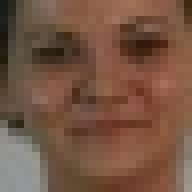
#> input picture haar_1/haar_1/Mici_1/face2.JPG, 24 x 24 px, found by its file name (shown 8 times larger); its folder holds only this picture in this run
$ jupyter execute --allow-errors Colocviu_2025.ipynb
#> lines starting #> are read from the running program, lines starting #| are printed output that depends on the picture; long printed decimals are rounded
[cell 1]
import numpy as np
from skimage import io, color
import matplotlib.pyplot as plt
import matplotlib.pyplot as plt
import os
from skimage.transform.integral import integral_image

[cell 2]
# functia care calculeaza imaginea integrala
def img_integrala(img, variant):
    L,C = np.shape(img)
    img_out = np.zeros((L,C))
    if variant == 1:
        img_out = np.cumsum(np.cumsum(img,axis=1), axis=0)
        return img_out
    elif variant == 2:
        for i in range(0,L):
            for j in range(0,C):
                if i==0 and j==0:
                    img_out[i,j] = img[i,j]
                elif i==0 and j!=0:
                    img_out[i,j] = img[i,j] + img_out[i,j-1]
                elif i!=0 and j==0:
                    img_out[i,j] = img[i,j] + img_out[i-1,j]
                elif i!=0 and j!=0:
                    img_out[i,j] = img[i,j] + img_out[i,j-1] + img_out[i-1,j] - img_out[i-1,j-1]
        return img_out

[cell 3]
#calcul dreptunghi din img_integ (suma de pixeli din orice dreptunghi din img initiala)
def suma_dreptunghi(poz_i, poz_j, h_fer, w_fer, img_integrala):
    A=0
    B=0
    C=0
    D=0
    if poz_i==0 and poz_j==0:
        D = img_integrala[poz_i+h_fer-1, poz_j+w_fer-1]
    elif poz_i==0 and poz_j!=0:
        C = img_integrala[poz_i+h_fer-1, poz_j-1]
        D = img_integrala[poz_i+h_fer-1, poz_j+w_fer-1]
    elif poz_i!=0 and poz_j==0:
        B = img_integrala[poz_i-1,poz_j+w_fer-1]
        D = img_integrala[poz_i+h_fer-1, poz_j+w_fer-1]
    elif poz_i!=0 and poz_j!=0:
        A = img_integrala[poz_i-1,poz_j-1]
        B = img_integrala[poz_i-1,poz_j+w_fer-1]
        C = img_integrala[poz_i+h_fer-1, poz_j-1]
        D = img_integrala[poz_i+h_fer-1, poz_j+w_fer-1]

    sum = A+D-B-C
    return sum

[cell 4]
# Ex 1

[cell 5]
def haar_3V(l,c,h,w,ii):

    # [za1]
    # [zn1]
    # [za2]

    #PARAMETERS: pozitia pixelului din coltul st-sus (l,c), dim dreptunghiului(h,w), img_integ
    # RETURN (zonele negre,zonele albe, catacteristica propriu-zisa)
    zona_alba_1= suma_dreptunghi(l, c, h//3, w, ii)
    zona_neagra_1= suma_dreptunghi(l+h//3, c, h//3, w, ii)
    zona_alba_2= suma_dreptunghi(l+2*h//3, c, h//3, w, ii)
    H_3V= zona_alba_1 + zona_alba_2 - zona_neagra_1

    return(zona_neagra_1,zona_alba_1,zona_alba_2,H_3V)

[cell 6]
def haar_T_intors(l,c,h,w,ii):

    #       [zn2]
    # [za1] [zn1] [za2]

    zona_neagra_1= suma_dreptunghi(l, c, h, w//3, ii)
    zona_neagra_2= suma_dreptunghi(l-h, c, h, w//3, ii)
    zona_alba_1= suma_dreptunghi(l, c-w//3, h, w//3, ii)
    zona_alba_2= suma_dreptunghi(l, c+w//3, h, w//3, ii)
    H_T_intors= zona_alba_1 + zona_alba_2 - zona_neagra_1 - zona_neagra_2

    return(zona_neagra_1,zona_neagra_2,zona_alba_1,zona_alba_2,H_T_intors)

[cell 7]
# Ex 2

[cell 8]
def calc_lista_haar_poze(path_poze):

    poze = os.listdir(path_poze)

    lista_haar_3v = []
    lista_haar_T_intors = []

    for poza in poze:

        #citeste imagine si transforma in gray
        im=io.imread(path_poze+ "/" +poza)
#> im is the input picture: shape (24, 24, 3); mean R, G, B 117.1, 84.7, 66.2
        im = color.rgb2gray(im)
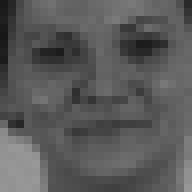
#> im: shape (24, 24) float64 (shown 8 times larger); min 0.0907, max 0.598, mean 0.354

        #calculeaza imaginea integrala pt fiecare poza
        ii=integral_image(im)
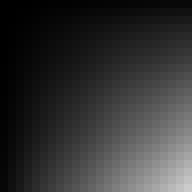
#> ii: shape (24, 24) float64 (shown 8 times larger); min 0.0997, max 203.8, mean 51.4
        h,w = np.shape(im)
#> h = 24; w = 24

        #calculeaza 2 variuante de trasaturi haar
        # zn1,za1,za2,H_3V=haar_3V(0,w//2,6,24,ii)
        # zn1,zn2,za1,za2,H_T_intors=haar_T_intors(0,6,12,12,ii)

        zn1,za1,za2,H_3V=haar_3V(0,w//3,h,w//3,ii)
#> in suma_dreptunghi, `C = img_integrala[poz_i+h_fer-1, poz_j-1]`: C = 17.65
#> in suma_dreptunghi, `D = img_integrala[poz_i+h_fer-1, poz_j+w_fer-1]`: D = 40.64
#> in suma_dreptunghi, `sum = A+D-B-C`: sum = 22.99
#> in haar_3V, `zona_neagra_1= suma_dreptunghi(l+h//3, c, h//3, w, ii)`: zona_neagra_1 = 21.06
#> in haar_3V, `zona_alba_2= suma_dreptunghi(l+2*h//3, c, h//3, w, ii)`: zona_alba_2 = 21.38
#> in haar_3V, `H_3V= zona_alba_1 + zona_alba_2 - zona_neagra_1`: H_3V = 23.31
#> zn1 = 21.06; za1 = 22.99; za2 = 21.38; H_3V = 23.31
        zn1,zn2,za1,za2,H_T_intors=haar_T_intors(2*h//3,w//3,h//3,w,ii)
#> in haar_T_intors, `zona_neagra_1= suma_dreptunghi(l, c, h, w//3, ii)`: zona_neagra_1 = 21.38
#> in haar_T_intors, `zona_neagra_2= suma_dreptunghi(l-h, c, h, w//3, ii)`: zona_neagra_2 = 21.06
#> in haar_T_intors, `zona_alba_1= suma_dreptunghi(l, c-w//3, h, w//3, ii)`: zona_alba_1 = 30.43
#> in haar_T_intors, `zona_alba_2= suma_dreptunghi(l, c+w//3, h, w//3, ii)`: zona_alba_2 = 24.62
#> in haar_T_intors, `H_T_intors= zona_alba_1 + zona_alba_2 - zona_neagra_1 - zona_neagra_2`: H_T_intors = 12.61
#> zn1 = 21.38; zn2 = 21.06; za1 = 30.43; za2 = 24.62; H_T_intors = 12.61

        #adauga in lista valoarea trasaturii pt fiec poza
        lista_haar_3v.append(H_3V)
        lista_haar_T_intors.append(H_T_intors)

    lista_haar_3v_array=np.asarray(lista_haar_3v)
#> lista_haar_3v_array = [23.31]
    lista_haar_T_intors_array=np.asarray(lista_haar_T_intors)
#> lista_haar_T_intors_array = [12.61]

    return lista_haar_3v_array, lista_haar_T_intors_array

[cell 9]
path_poze = r"C:\Users\maria\Documents\GitHub\Labs-IVOM\haar_1\haar_1\Mici_1"
poze = os.listdir(path_poze)
print(poze)

lista_haar_3v_array, lista_haar_T_intors_array = calc_lista_haar_poze(path_poze)
#> lista_haar_3v_array = [23.31]; lista_haar_T_intors_array = [12.61]
print(lista_haar_3v_array)
#| [23.306]
print(lista_haar_T_intors_array)
#| [12.612]

print(np.shape(lista_haar_3v_array))
#| (1,)
print(np.shape(lista_haar_T_intors_array))
#| (1,)

# creeaza a doua axa pentru figura
nr_imagini = 16
y = np.zeros(nr_imagini)

#ploteaza intr-o figura valorile haar pt fete cu verde si non-fete cu rosu
plt.figure()
#> (the rest of this cell did not finish here and is left out)

[cell 10]
# Ex 3

[cell 11]
#functie pentru caluclul performnatei tp,tn,fp,fn
def performanta(predictie_haar, ref):

    nr_imagini_nonfete = 9
    nr_imagini_fete = 7
    #Parameters : etichete_referinta, trasaturi_haar, nr_poze
    tp= np.logical_and(predictie_haar==1, ref==1).sum()/nr_imagini_fete
    fn= np.logical_and(predictie_haar==0, ref==1).sum()/nr_imagini_fete
    tn= np.logical_and(predictie_haar==0, ref==0).sum()/nr_imagini_nonfete
    fp= np.logical_and(predictie_haar==1, ref==0).sum()/nr_imagini_nonfete

    return tp, fn, tn, fp

[cell 12]
# Verificare
a= [[1,5,6,1],[2,4,3,2],[3,1,8,3],[4,9,4,9]]

img_integrala = img_integrala(a,1)
print(img_integrala)

zn1,za1,za2,H_3V=haar_3V(0,2,3,2,img_integrala)
print(zn1,za1,za2,H_3V)

zn1,zn2,za1,za2,H_T_intors=haar_T_intors(2,1,2,3,img_integrala)
print(zn1,zn2,za1,za2,H_T_intors)

[cell 13]
# Ex 3
ref = y
ref[0:7] = 1

prag_bun = np.uint32(np.min(lista_haar_3v_array))
#> prag_bun = 23
tp_max = 0
tn_max = 0

print(np.uint32(np.min(lista_haar_3v_array)))
#| 23
print(np.uint32(np.max(lista_haar_3v_array)))
#| 23

# alegem trasatura haar 3V (cea mai buna)
for prag in range(np.uint32(np.min(lista_haar_3v_array)), np.uint32(np.max(lista_haar_3v_array))):
    pred_haar = (lista_haar_3v_array > prag)
    tp,fn,tn,fp = performanta(pred_haar, ref)

    if tp > tp_max and tn > tn_max:
        tp_max = tp
        tn_max = tn
        prag_bun = prag
#> after the loop, prag_bun = 23; tn_max = 0; tp_max = 0

print("Prag bun: ", prag_bun)
#| Prag bun:  23
print("TP max: ", tp_max)
#| TP max:  0
print("TN max: ", tn_max)
#| TN max:  0

[cell 14]
# pentru haar T intors
#
prag_bun = int(np.floor(np.min(lista_haar_T_intors_array)))
#> prag_bun = 12
print(prag_bun)
#| 12
tp_max = 0.1
tn_max = 0.1

print(int(np.floor(np.min(lista_haar_T_intors_array))))
#| 12
print(int(np.ceil(np.max(lista_haar_T_intors_array))))
#| 13

# alegem trasatura haar 3V
for prag in range(int(np.floor(np.min(lista_haar_T_intors_array))), int(np.ceil(np.max(lista_haar_T_intors_array)))):
    pred_haar = (lista_haar_T_intors_array > prag)
    tp,fn,tn,fp = performanta(pred_haar, ref)

    if tp > tp_max and tn > tn_max:
        tp_max = tp
        tn_max = tn
        prag_bun = prag
#> this loop made 1 pass
#> (pred_haar, tp, fn, tn, fp) on pass 1: ([True], 1, 0, 0, 1)
#> after the loop, prag_bun = 12; tn_max = 0.1; tp_max = 0.1

print("Prag bun: ", prag_bun)
#| Prag bun:  12
print("TP max: ", tp_max)
#| TP max:  0.1
print("TN max: ", tn_max)
#| TN max:  0.1

$ run again, on haar_1/haar_1/Mici_1/face7.jpg
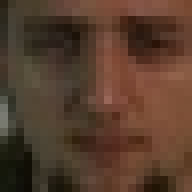
#> input picture haar_1/haar_1/Mici_1/face7.jpg, 24 x 24 px, found by its file name (shown 8 times larger)
#> in calc_lista_haar_poze, im is the input picture: shape (24, 24, 3); mean R, G, B 86.5, 61, 44.9
#> in calc_lista_haar_poze, `im = color.rgb2gray(im)`:
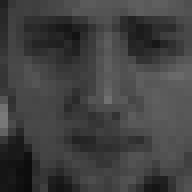
#> im: shape (24, 24) float64 (shown 8 times larger); min 0.0437, max 0.475, mean 0.256
#> in calc_lista_haar_poze, `ii=integral_image(im)`:
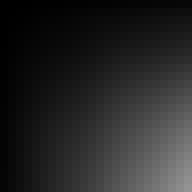
#> ii: shape (24, 24) float64 (shown 8 times larger); min 0.128, max 147.4, mean 38.6
#> in suma_dreptunghi, `C = img_integrala[poz_i+h_fer-1, poz_j-1]`: C = 13.55
#> in suma_dreptunghi, `D = img_integrala[poz_i+h_fer-1, poz_j+w_fer-1]`: D = 30.26
#> sum = 16.71
#> in haar_3V, `zona_neagra_1= suma_dreptunghi(l+h//3, c, h//3, w, ii)`: zona_neagra_1 = 17.69
#> in haar_3V, `zona_alba_2= suma_dreptunghi(l+2*h//3, c, h//3, w, ii)`: zona_alba_2 = 14.88
#> in haar_3V, `H_3V= zona_alba_1 + zona_alba_2 - zona_neagra_1`: H_3V = 13.89
#> in calc_lista_haar_poze, `zn1,za1,za2,H_3V=haar_3V(0,w//3,h,w//3,ii)`: zn1 = 17.69; za1 = 16.71; za2 = 14.88; H_3V = 13.89
#> in haar_T_intors, `zona_neagra_1= suma_dreptunghi(l, c, h, w//3, ii)`: zona_neagra_1 = 14.88
#> zona_neagra_2 = 17.69
#> in haar_T_intors, `zona_alba_1= suma_dreptunghi(l, c-w//3, h, w//3, ii)`: zona_alba_1 = 10.91
#> in haar_T_intors, `zona_alba_2= suma_dreptunghi(l, c+w//3, h, w//3, ii)`: zona_alba_2 = 17.51
#> in haar_T_intors, `H_T_intors= zona_alba_1 + zona_alba_2 - zona_neagra_1 - zona_neagra_2`: H_T_intors = -4.15
#> in calc_lista_haar_poze, `zn1,zn2,za1,za2,H_T_intors=haar_T_intors(2*h//3,w//3,h//3,w,ii)`: zn1 = 14.88; zn2 = 17.69; za1 = 10.91; za2 = 17.51; H_T_intors = -4.15
#> in calc_lista_haar_poze, `lista_haar_3v_array=np.asarray(lista_haar_3v)`: lista_haar_3v_array = [13.89]
#> in calc_lista_haar_poze, `lista_haar_T_intors_array=np.asarray(lista_haar_T_intors)`: lista_haar_T_intors_array = [-4.15]
#> `lista_haar_3v_array, lista_haar_T_intors_array = calc_lista_haar_poze(..`: lista_haar_3v_array = [13.89]; lista_haar_T_intors_array = [-4.15]
#| [13.890]
#| [-4.150]
#| (1,)
#| (1,)
#> `prag_bun = np.uint32(np.min(lista_haar_3v_array))`: prag_bun = 13
#| 13
#| 13
#> after the loop `for prag in range(np.uint32(np.min(lista_haar_3v_array)), np.uint32(np..`: tn_max = 0
#| Prag bun:  13
#| TP max:  0
#| TN max:  0
#> `prag_bun = int(np.floor(np.min(lista_haar_T_intors_array)))`: prag_bun = -5
#| -5
#| -5
#| -4
#> the loop `for prag in range(int(np.floor(np.min(lista_haar_T_intors_array))), in..` made 1 pass
#> (pred_haar, tp, fn, tn, fp) on pass 1: ([True], 1, 0, 0, 1)
#> after the loop `for prag in range(int(np.floor(np.min(lista_haar_T_intors_array))), in..`: tn_max = 0.1
#| Prag bun:  -5
#| TP max:  0.1
#| TN max:  0.1

$ run again, on haar_1/haar_1/Mici_1/false1.jpg
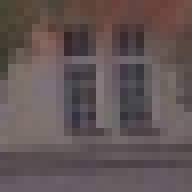
#> input picture haar_1/haar_1/Mici_1/false1.jpg, 24 x 24 px, found by its file name (shown 8 times larger)
#> in calc_lista_haar_poze, im is the input picture: shape (24, 24, 3); mean R, G, B 96.9, 85.5, 84.3
#> in calc_lista_haar_poze, `im = color.rgb2gray(im)`:
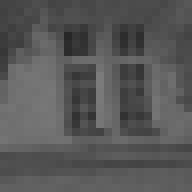
#> im: shape (24, 24) float64 (shown 8 times larger); min 0.156, max 0.483, mean 0.345
#> in suma_dreptunghi, `C = img_integrala[poz_i+h_fer-1, poz_j-1]`: C = 20.2
#> in suma_dreptunghi, `D = img_integrala[poz_i+h_fer-1, poz_j+w_fer-1]`: D = 39.12
#> sum = 18.92
#> in haar_3V, `zona_neagra_1= suma_dreptunghi(l+h//3, c, h//3, w, ii)`: zona_neagra_1 = 21.07
#> in haar_3V, `zona_alba_2= suma_dreptunghi(l+2*h//3, c, h//3, w, ii)`: zona_alba_2 = 22.11
#> in haar_3V, `H_3V= zona_alba_1 + zona_alba_2 - zona_neagra_1`: H_3V = 19.96
#> in calc_lista_haar_poze, `zn1,za1,za2,H_3V=haar_3V(0,w//3,h,w//3,ii)`: zn1 = 21.07; za1 = 18.92; za2 = 22.11; H_3V = 19.96
#> in haar_T_intors, `zona_neagra_1= suma_dreptunghi(l, c, h, w//3, ii)`: zona_neagra_1 = 22.11
#> zona_neagra_2 = 21.07
#> in haar_T_intors, `zona_alba_1= suma_dreptunghi(l, c-w//3, h, w//3, ii)`: zona_alba_1 = 23.62
#> in haar_T_intors, `zona_alba_2= suma_dreptunghi(l, c+w//3, h, w//3, ii)`: zona_alba_2 = 22.05
#> in haar_T_intors, `H_T_intors= zona_alba_1 + zona_alba_2 - zona_neagra_1 - zona_neagra_2`: H_T_intors = 2.48
#> in calc_lista_haar_poze, `zn1,zn2,za1,za2,H_T_intors=haar_T_intors(2*h//3,w//3,h//3,w,ii)`: zn1 = 22.11; zn2 = 21.07; za1 = 23.62; za2 = 22.05; H_T_intors = 2.48
#> in calc_lista_haar_poze, `lista_haar_3v_array=np.asarray(lista_haar_3v)`: lista_haar_3v_array = [19.96]
#> in calc_lista_haar_poze, `lista_haar_T_intors_array=np.asarray(lista_haar_T_intors)`: lista_haar_T_intors_array = [2.48]
#> `lista_haar_3v_array, lista_haar_T_intors_array = calc_lista_haar_poze(..`: lista_haar_3v_array = [19.96]; lista_haar_T_intors_array = [2.48]
#| [19.961]
#| [2.485]
#| (1,)
#| (1,)
#> `prag_bun = np.uint32(np.min(lista_haar_3v_array))`: prag_bun = 19
#| 19
#| 19
#> after the loop `for prag in range(np.uint32(np.min(lista_haar_3v_array)), np.uint32(np..`: tn_max = 0
#| Prag bun:  19
#| TP max:  0
#| TN max:  0
#> `prag_bun = int(np.floor(np.min(lista_haar_T_intors_array)))`: prag_bun = 2
#| 2
#| 2
#| 3
#> the loop `for prag in range(int(np.floor(np.min(lista_haar_T_intors_array))), in..` made 1 pass
#> (pred_haar, tp, fn, tn, fp) on pass 1: ([True], 1, 0, 0, 1)
#> after the loop `for prag in range(int(np.floor(np.min(lista_haar_T_intors_array))), in..`: tn_max = 0.1
#| Prag bun:  2
#| TP max:  0.1
#| TN max:  0.1

$ run again, on haar_1/haar_1/Mici_1/face3.JPG
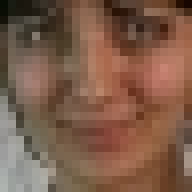
#> input picture haar_1/haar_1/Mici_1/face3.JPG, 24 x 24 px, found by its file name (shown 8 times larger)
#> in calc_lista_haar_poze, im is the input picture: shape (24, 24, 3); mean R, G, B 124.9, 92, 73.5
#> in calc_lista_haar_poze, `im = color.rgb2gray(im)`:
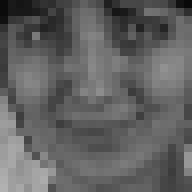
#> im: shape (24, 24) float64 (shown 8 times larger); min 0.036, max 0.697, mean 0.383
#> in suma_dreptunghi, `C = img_integrala[poz_i+h_fer-1, poz_j-1]`: C = 15.96
#> in suma_dreptunghi, `D = img_integrala[poz_i+h_fer-1, poz_j+w_fer-1]`: D = 38.7
#> sum = 22.74
#> in haar_3V, `zona_neagra_1= suma_dreptunghi(l+h//3, c, h//3, w, ii)`: zona_neagra_1 = 26.5
#> in haar_3V, `zona_alba_2= suma_dreptunghi(l+2*h//3, c, h//3, w, ii)`: zona_alba_2 = 24.41
#> in haar_3V, `H_3V= zona_alba_1 + zona_alba_2 - zona_neagra_1`: H_3V = 20.65
#> in calc_lista_haar_poze, `zn1,za1,za2,H_3V=haar_3V(0,w//3,h,w//3,ii)`: zn1 = 26.5; za1 = 22.74; za2 = 24.41; H_3V = 20.65
#> in haar_T_intors, `zona_neagra_1= suma_dreptunghi(l, c, h, w//3, ii)`: zona_neagra_1 = 24.41
#> zona_neagra_2 = 26.5
#> in haar_T_intors, `zona_alba_1= suma_dreptunghi(l, c-w//3, h, w//3, ii)`: zona_alba_1 = 33.83
#> in haar_T_intors, `zona_alba_2= suma_dreptunghi(l, c+w//3, h, w//3, ii)`: zona_alba_2 = 23.7
#> in haar_T_intors, `H_T_intors= zona_alba_1 + zona_alba_2 - zona_neagra_1 - zona_neagra_2`: H_T_intors = 6.62
#> in calc_lista_haar_poze, `zn1,zn2,za1,za2,H_T_intors=haar_T_intors(2*h//3,w//3,h//3,w,ii)`: zn1 = 24.41; zn2 = 26.5; za1 = 33.83; za2 = 23.7; H_T_intors = 6.62
#> in calc_lista_haar_poze, `lista_haar_3v_array=np.asarray(lista_haar_3v)`: lista_haar_3v_array = [20.65]
#> in calc_lista_haar_poze, `lista_haar_T_intors_array=np.asarray(lista_haar_T_intors)`: lista_haar_T_intors_array = [6.62]
#> `lista_haar_3v_array, lista_haar_T_intors_array = calc_lista_haar_poze(..`: lista_haar_3v_array = [20.65]; lista_haar_T_intors_array = [6.62]
#| [20.654]
#| [6.621]
#| (1,)
#| (1,)
#> `prag_bun = np.uint32(np.min(lista_haar_3v_array))`: prag_bun = 20
#| 20
#| 20
#> after the loop `for prag in range(np.uint32(np.min(lista_haar_3v_array)), np.uint32(np..`: tn_max = 0
#| Prag bun:  20
#| TP max:  0
#| TN max:  0
#> `prag_bun = int(np.floor(np.min(lista_haar_T_intors_array)))`: prag_bun = 6
#| 6
#| 6
#| 7
#> the loop `for prag in range(int(np.floor(np.min(lista_haar_T_intors_array))), in..` made 1 pass
#> (pred_haar, tp, fn, tn, fp) on pass 1: ([True], 1, 0, 0, 1)
#> after the loop `for prag in range(int(np.floor(np.min(lista_haar_T_intors_array))), in..`: tn_max = 0.1
#| Prag bun:  6
#| TP max:  0.1
#| TN max:  0.1
